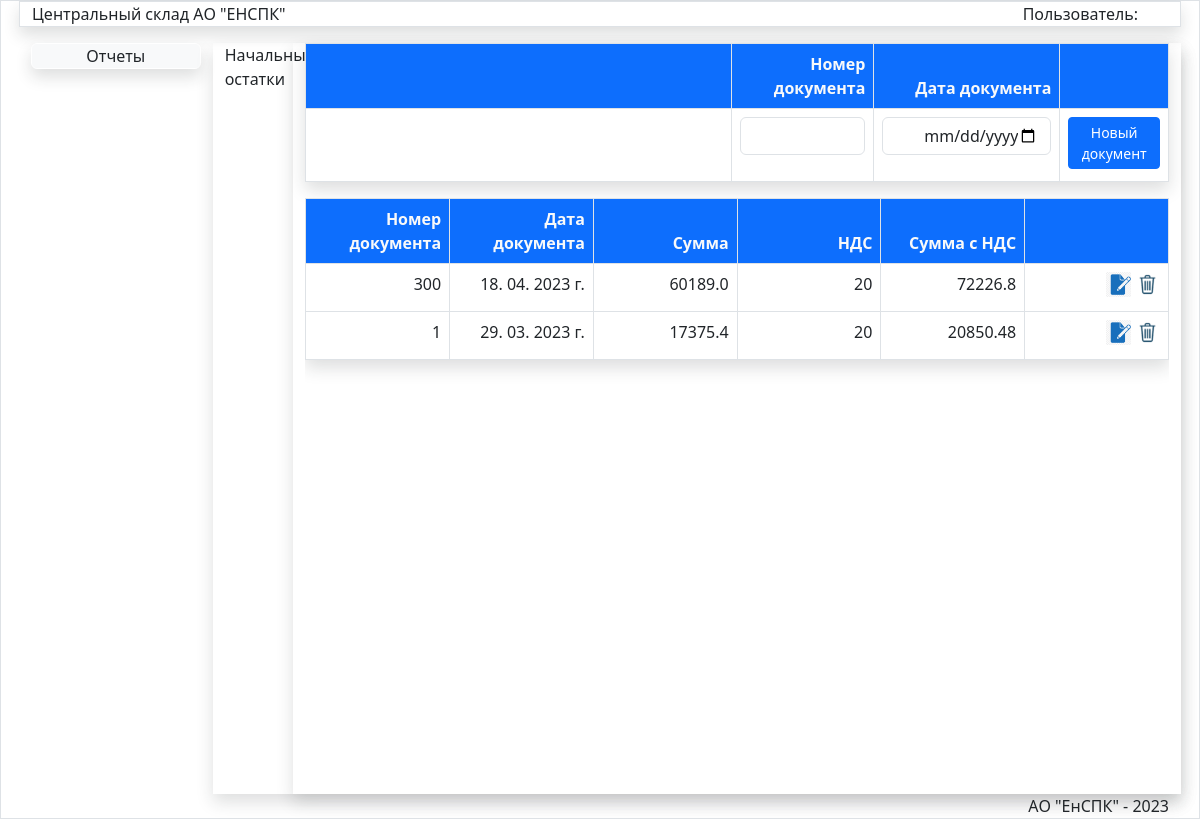
The page /JurnalOst/ on the database its author committed.
### store/models.py (models this page shows)
class Jurnal(models.Model):
    oper=models.IntegerField(verbose_name="Код операции")
    nomerdoc=models.CharField(max_length=50,verbose_name='Номер документа')
    datadoc=models.DateTimeField(verbose_name='Дата документа')
    postav=models.ForeignKey(Postav,verbose_name='Поставщик',on_delete=models.PROTECT)
    obct=models.ForeignKey(Obct,verbose_name='Объект',on_delete=models.PROTECT)
    podraz=models.ForeignKey(Podraz,verbose_name='Подразделение',on_delete=models.PROTECT)
    fio=models.ForeignKey(Fio,verbose_name='Подотчет',on_delete=models.PROTECT)
    spis=models.ForeignKey(Spis,blank=True,null=True,verbose_name='Причина списания',on_delete=models.PROTECT)
    summa=models.FloatField(verbose_name='Сумма',default=0)
    nds=models.IntegerField(verbose_name='НДС',default=20)
    summawithnds=models.FloatField(verbose_name='Сумма с НДС',default=0)
    updated_at = models.DateTimeField(auto_now=True, verbose_name='Создан')
    created_at = models.DateTimeField(auto_now_add=True, verbose_name='Обновлен')
    class Meta:
        verbose_name = 'Документ'
        verbose_name_plural = 'Документы'
        ordering = ['-datadoc', ]

### store/views.py (the view)
# urls.py: path('JurnalOst/', JurnalOst, name='JurnalOst'),
def JurnalOst(request):
    podraz = Podraz.objects.get(pk=74)
    postav = Postav.objects.get(pk=9)
    obct = Obct.objects.get(pk=180)
    fio = Fio.objects.get(pk=5)
    jurnalost=Jurnal.objects.filter(oper=1).order_by('-created_at')
    if request.method=='POST':
        nomerdoc1=request.POST['nomerdoc']
        datadoc1=request.POST['datadoc']
        print(nomerdoc1,datadoc1)
        newost=Jurnal()
        newost.nomerdoc=nomerdoc1
        newost.datadoc=datadoc1
        newost.podraz=podraz
        newost.postav=postav
        newost.obct=obct
        newost.fio=fio
        newost.oper=1
        newost.save()
        un = Jurnal.objects.filter(oper=1).values()
        unit_data=list(un)
        print(newost.id)
        ur=reverse('AddStringOst',args=[newost.id])
        print(ur)
        return JsonResponse({'status':1,'unit_data':unit_data,'url': ur})
    else:
        form=OstDocForm(initial={'podraz':podraz,'postav':postav,'obct':obct,'fio':fio})
    return render(request,'store/Doc/JurnalOst.html',{'jurnalost':jurnalost,'pic_label':'Начальные остатки','form':form,'title':'Журнал начальных остатков'})

### store/templates/store/Doc/JurnalOst.html (shortened to what this page needs)
{% extends 'store/menu.html' %}
{% load static %}
{% block DataArea %}
<div class="row">
<div class="col-md-1">{{pic_label}}</div>
<div class="col-md-11 mx-auto shadow">
<table class="table shadow table-bordered table-hover">
<thead class=" bg-primary  text-light">
<tr>
<th style="width:50%;" class=" text-end" colspan="3" ></th>
<th style="width:16.6%;" class=" text-end" >Номер документа</th>
<th style="width:16.6%;" class=" text-end" >Дата документа</th>
<th style="width:12.6%;" class=" text-end"></th>
</tr>
</thead>
    <form method="post" id="ost-form">
    <tr >
        <td colspan="3"></td>
        <td  class=" text-end" ><input type="text" id="id_nomerdoc" class="form-control" style="text-align:right" required></td>
        <td  class=" text-end" ><input type="date" id="id_datadoc" class="form-control" style="text-align:right" required/></td>
        <td  class="text-end"> <button type="submit" class="btn  btn-primary btn-sm mb-1 " id="savebtn">Новый документ</button></td>
    </form>
</table>
 <div class="scrolltable">
<table class="table shadow table-bordered table-hover">
<thead class="bg-primary text-light">
     <th style="width:16.6%;" class="text-end">Номер документа</th>
<th style="width:16.6%;" class=" text-end" >Дата документа</th>
<th style="width:16.6%;" class=" text-end" >Сумма</th>
<th style="width:16.6%;" class=" text-end" >НДС</th>
<th style="width:16.6%;" class=" text-end" >Сумма с НДС</th>
<th style="width:16.6%;" class=" text-end"></th>
</thead>
    <tbody id="ost-doc">
    {% for item in jurnalost %}
    <tr><td  class="border text-end fixed">{{item.nomerdoc}}</td>
    <td class=" text-end">{{item.datadoc|date:"d. m. Y г." }}</td>
    <td class=" text-end">{{item.summa}}</td>
    <td class=" text-end">{{item.nds}}</td>
    <td class="text-end">{{item.summawithnds }}</td>
    <td class="text-end align-middle " ><input data-sid="{{item.pk}}" data-update="{{url_update}}" value="Update" type="image" class="btn-ost-update mr-3" src="{% static '/images/edit2.png' %}" width="25px" >
   <input data-sid="{{item.pk}}" data-del="{{url_delete}}" class="btn-ost-del " value="Delete" type="image" src="{% static '/images/del.png' %}" width="25px"> </td>
    </tr>
    {% endfor %}
    </tbody>
</table>
</div>
</div>
</div>
{% endblock DataArea %}

### store/static/css/my.css (style rules this page uses)
.scrolltable { display:block; overflow-y: auto; height:74.5vh; }

### rows shown on the page
Jurnal: nomerdoc "300", datadoc "18. 04. 2023 г.", summa "60189.0", nds "20", summawithnds "72226.8"
Jurnal: nomerdoc "1", datadoc "29. 03. 2023 г.", summa "17375.4", nds "20", summawithnds "20850.48"

### other values the page prints
{{ pic_label }} "Начальные остатки"
